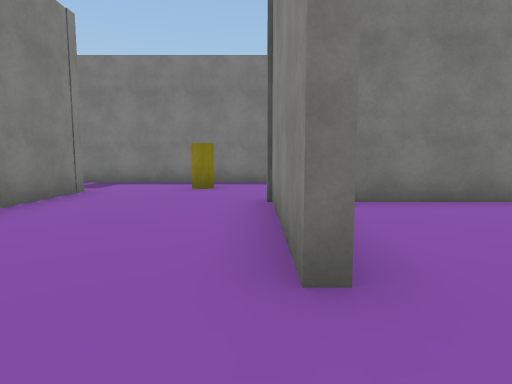
View 1 (above)

13 first-person views from a walk through a Unity game level. The camera is 1.4 m above the floor, tilts 6° down and sees 75° across. The floor is counted in squares, 2 m on a side. Each view is taken from the middle of a square. On the plan, view 1 faces up. The plan holds only what a view shows up to about 10 squares ahead; the rest is blank. The place goes on beyond the plan. Some surface patterns are stand-ins.

View 2
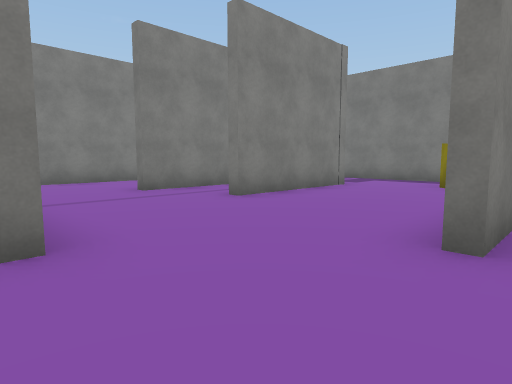

View 3
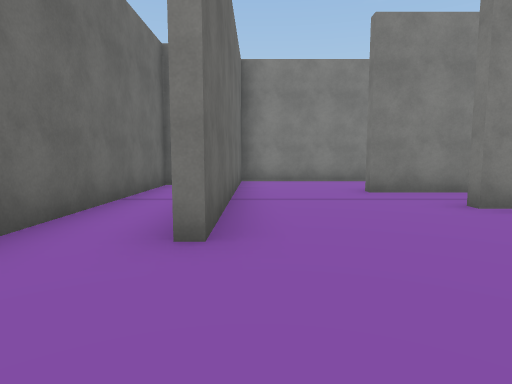

View 4
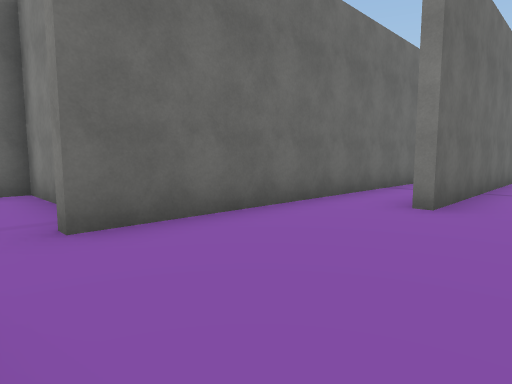

View 5
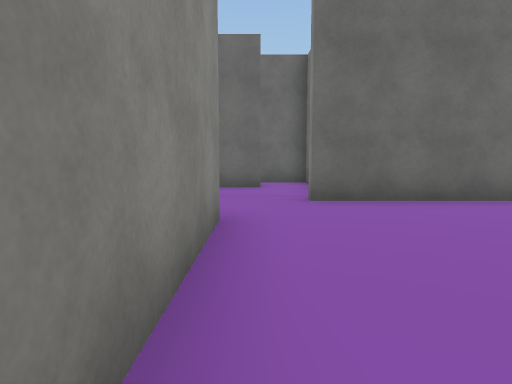

View 6
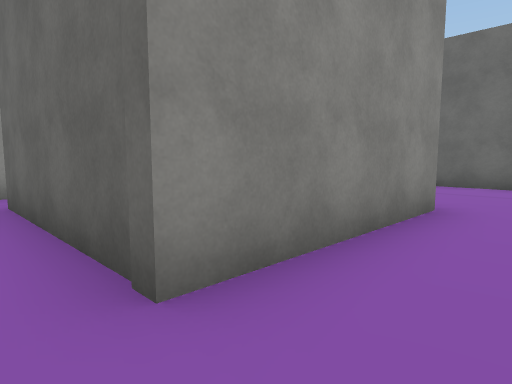

View 7
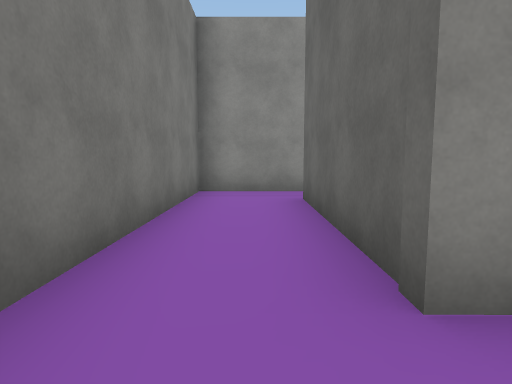

View 8
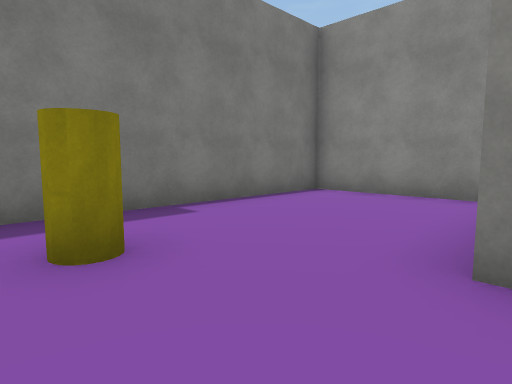

View 9
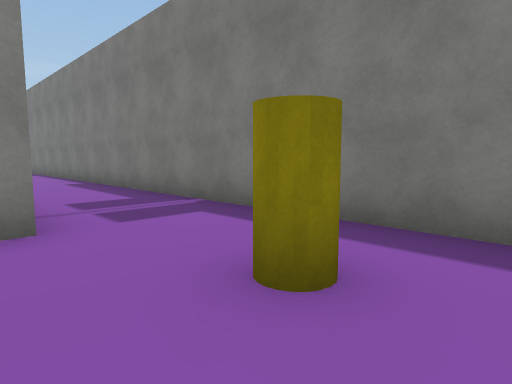

View 10
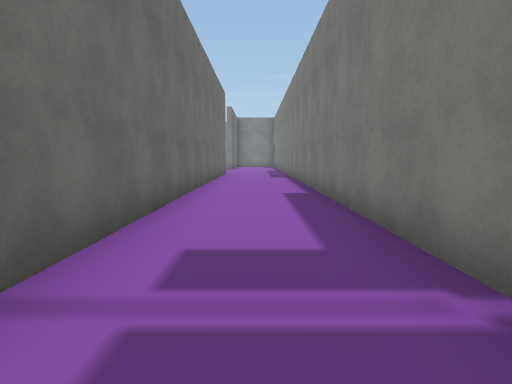

View 11
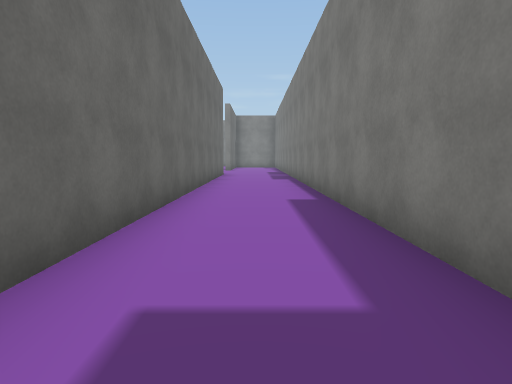

View 12
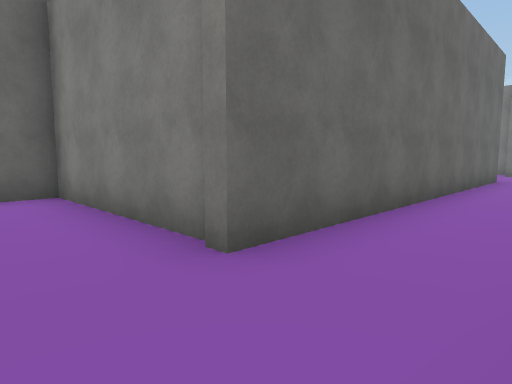

View 13
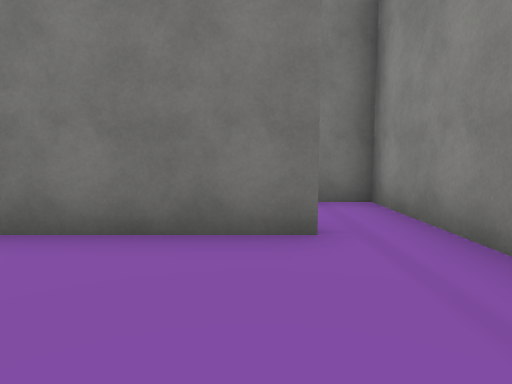

### Floor plan
Ten units are one square. View 1 is at (0, 0); x grows to the right and y downward. Boxes are objects, and circles mark ways between rooms. Rooms are numbered by the first view taken in them; rooms with no view inside come last. Other rooms are left out.
<svg viewBox="-150 -98 243 126">
<path fill="none" stroke="#000" d="M-35 -68 -35 -30M2 -16 2 -55M-36 4 -16 4M42 -62 42 -93 -139 -93M34 8 34 -14M-74 23 22 23M-140 -67 -46 -67M34 -14 34 -32 76 -32M5 -29 5 -16M88 -22 88 -52 15 -52M-145 -42 -86 -42 -86 -25M76 -29 46 -29M-56 -46 -56 -22M-66 4 -36 4M-86 -25 -86 4 -66 4"/>
<rect x="-15" y="-85" width="10" height="10" fill="#bbb"><title>yellow cylinder</title></rect>
<circle cx="25" cy="-25" r="3" fill="#2a7"/>
<circle cx="-30" cy="-15" r="3" fill="#2a7"/>
<circle cx="80" cy="-30" r="3" fill="#2a7"/>
<circle cx="-75" cy="-35" r="3" fill="#2a7"/>
<circle cx="-60" cy="-15" r="3" fill="#2a7"/>
<text x="-20" y="-50">1</text>
<text x="40" y="-40">2</text>
<text x="-100" y="-50">3</text>
<text x="60" y="-10">4</text>
<text x="-50" y="-30">5</text>
<text x="-80" y="-20">6</text>
</svg>
Room 1 opens to room 2. Room 1 opens to room 5. Room 2 opens to room 4. Room 3 opens to room 6. Room 5 opens to room 6.

Where each view was taken, in squares from view 1:
view 1: 0 up, 0 right, facing up
view 2: 1 down, 1 right, facing up-left
view 3: 0 up, 1 right, facing left
view 4: 1 up, 3 right, facing down-left
view 5: 3 up, 3 right, facing down
view 6: 4 up, 2 right, facing down-right
view 7: 4 up, 2 right, facing right
view 8: 5 up, 2 left, facing up-right
view 9: 6 up, 0 right, facing up-left
view 10: 8 up, 3 left, facing left
view 11: 8 up, 4 left, facing left
view 12: 6 up, 7 left, facing down-left
view 13: 0 up, 7 right, facing up
